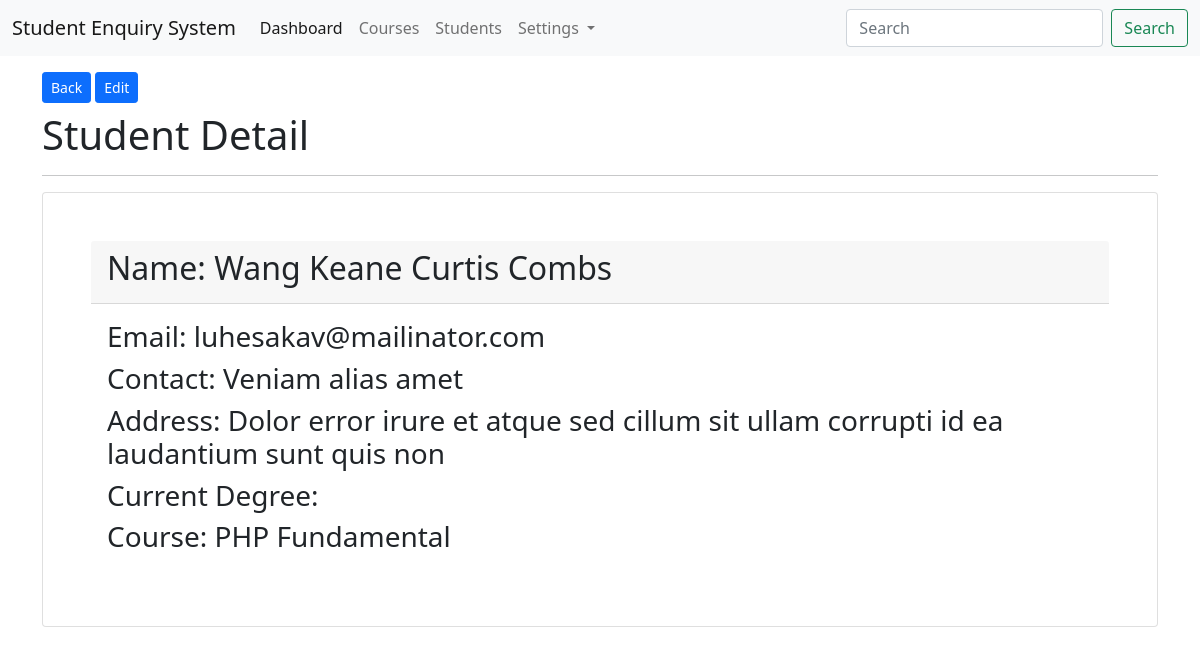
/students/show/7/ (signed in), run on the app's committed database.
### app_students/models.py (models this page shows, shortened)
class StudentModel(models.Model):
    first_name = models.CharField(max_length=200)
    middle_name = models.CharField(max_length=200, null=True, blank=True)
    last_name = models.CharField(max_length=200)
    email = models.EmailField(unique=True)
    contact = models.CharField(max_length=20)
    address =  models.CharField(max_length=200)
    current_degree = models.CharField(max_length=200)
    profile_img = models.FileField(upload_to='students/profiles/', null=True, blank=True)
    course = models.ForeignKey(CourseModel, on_delete=models.CASCADE)
    created_at = models.DateTimeField(auto_now_add=True)
    user = models.ForeignKey(User, on_delete=models.CASCADE)
    class Meta:
        db_table = 'tbl_students'

### app_courses/models.py (models this page shows, shortened)
class CourseModel(models.Model):
    course_name = models.CharField(max_length=200)
    course_code = models.CharField(max_length=100)
    class Meta:
        db_table = "tbl_courses"

### app_students/views.py (the view)
# urls.py: path('show/<int:id>/', views.student_show, name='student-show'),
@login_required(login_url='/login')
def student_show(request, id):
    student = StudentModel.objects.get(id=id)
    context = {"student": student}
    return render(request, 'students/show.html', context)

### templates/students/show.html (shortened to what this page needs)
{% extends 'layouts/master.html' %}
{% block content %}
<div class="container">
    <a href="{% url 'student-index' %}" class="btn btn-primary btn-sm mt-3 mb-2">Back</a>
    <a href="{% url 'student-edit' student.id %}" class="btn btn-sm btn-primary mt-3 mb-2">Edit</a>
    <h1>Student Detail</h1>
    <hr>
    <div class="card p-5 mt-3">
        <div class="card-header">
            <h2>Name: {{ student.first_name }} {{ student.middle_name }} {{ student.last_name }}</h2>
        </div>
        <div class="card-body">
            <h3>Email: {{ student.email }}</h3>
            <h3>Contact: {{ student.contact }}</h3>
            <h3>Address: {{ student.address }}</h3>
            <h3>Current Degree: {{ student.current_degree }}</h3>
            <h3>Course: {{ student.course.course_name }}</h3>
        </div>
    </div>
</div>
{% endblock %}

### data on the page
StudentModel: first_name "Wang", middle_name "Keane Curtis", last_name "Combs", email "luhesakav@mailinator.com", contact "Veniam alias amet", address "Dolor error irure et atque sed cillum sit ullam corrupti id ea laudantium sunt quis non", course.course_name "PHP Fundamental"
